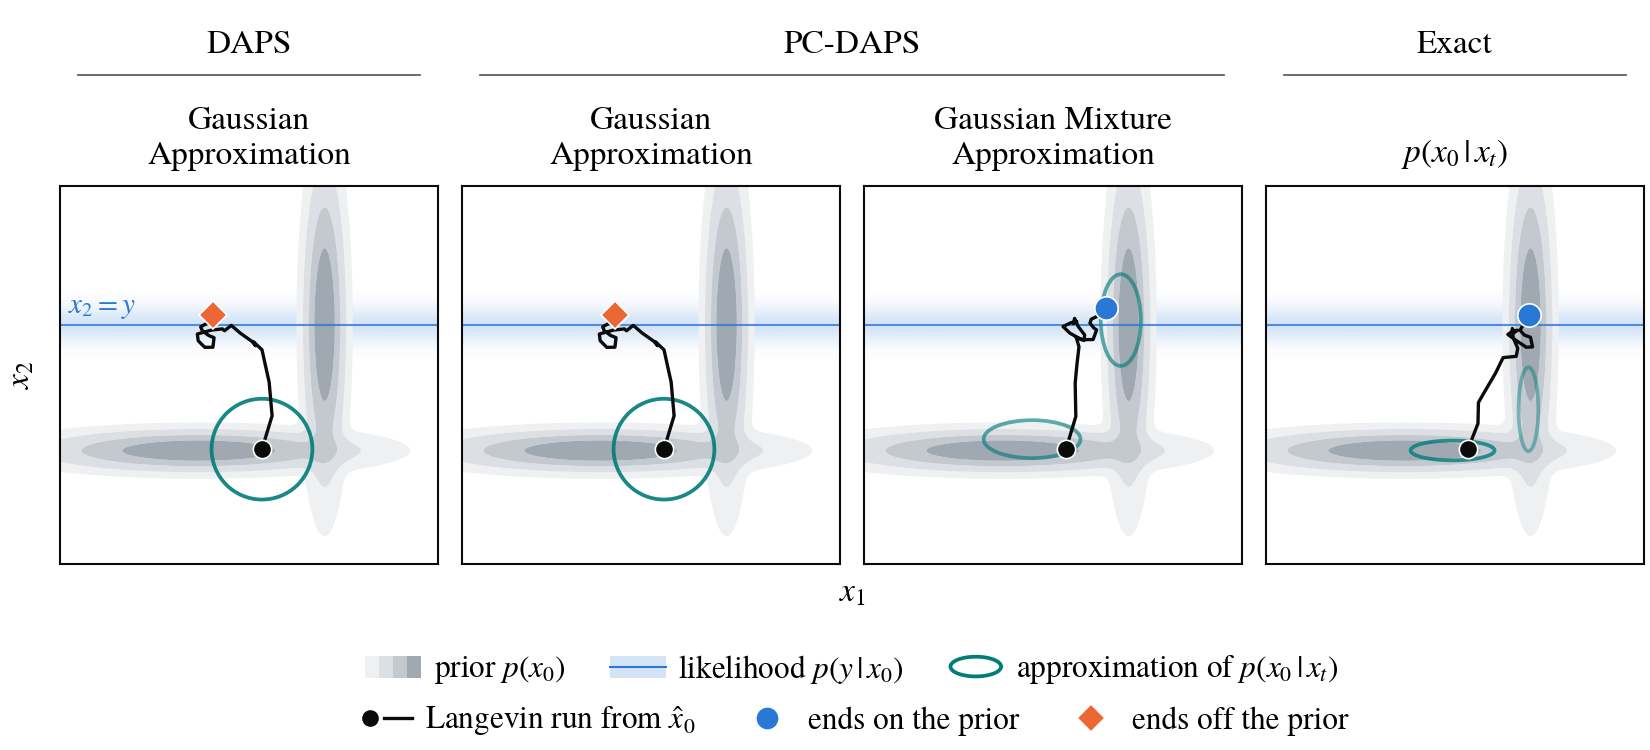

Recreate this plot in Python.
"""
Toy illustration of the PC-DAPS paper (App. A.3, Fig. 4): the Gaussian-mixture approximation of p(x0 | x_t) keeps the
Langevin refinement on prior-supported modes.

One Langevin run at a single annealing level (sigma = 0.4) for an L-shaped two-component GMM prior in R^2 (a horizontal
bar at (-1, 0) and a vertical bar at (0, 1)), with the measurement y = x2 + n. The same particle, start (its PF-ODE
estimate x0hat), Langevin noise and step size are used under four approximations of p(x0 | x_t):

    DAPS      Gaussian approximation N(x0hat, sigma^2 I)
    PC-DAPS   with the Gaussian approximation: each bag particle keeps its own N(x0hat_k, sigma^2 I), so the run is
              the DAPS one
    PC-DAPS   Gaussian mixture from a bag of K = 4 particles: clusters of their x0hat, cluster mean and diagonal
              variance of Tweedie draws D(x0hat_k + sigma eps; sigma), weights |C| / K (Eqs. 11-12)
    Exact     p(x0 | x_t), itself a two-component GMM for a GMM prior

The Gaussian approximations end on the measurement line but off the prior (a hallucination); the mixture and the exact
p(x0 | x_t) end on the vertical bar. Drawn like the paper's figure: prior (gray levels), likelihood (blue band),
1-sigma ellipses of the approximation (teal) and the run from x0hat, smoothed along time.

    python toy/gmm_langevin.py --output toy/gmm_langevin.png
"""
import argparse
import math
from pathlib import Path

import numpy as np

# prior: horizontal bar at (-1, 0) and vertical bar at (0, 1), axis-aligned so a diagonal covariance can fit them
W = np.array([0.5, 0.5])
MU = np.array([[-1.0, 0.0], [0.0, 1.0]])
LONG, THIN = 0.6, 0.08
VAR = np.array([[LONG ** 2, THIN ** 2], [THIN ** 2, LONG ** 2]])

SIGMA = 0.4                     
Y, SIGMA_Y = 1.0, 0.1           
TAU = math.sqrt(2) * SIGMA_Y     
N_STEPS = 200
N_DRAWS = 8                     
X_T = np.array([-0.45, 0.03])    
BAG_OTHERS = np.array([[-1.15, -0.05], [0.04, 0.85], [-0.03, 1.25]])  
N_SEEDS = 200                    
EXTENT = (-2.1, 0.9, -0.9, 2.1)  
SMOOTH, EVERY = 5, 9            

INK, GRAY, BLUE, ORANGE, TEAL = '#0b0b0b', '#52514e', '#2a78d6', '#eb6834', '#007c7a'
PRIOR_LEVELS = [0.02, 0.1, 0.3, 0.6, 1.01]                   # prior density relative to its maximum
PRIOR_COLORS = ['#eef0f2', '#dce0e4', '#c3c9cf', '#a0a8b1']  # light -> dark, one colour per level band
LIK_ALPHA = 0.2
PANELS = [('daps', 'DAPS', 'Gaussian\nApproximation'), ('pc_gauss', 'PC-DAPS', 'Gaussian\nApproximation'),
          ('bag', 'PC-DAPS', 'Gaussian Mixture\nApproximation'), ('exact', 'Exact', r'$p(x_0\,|\,x_t)$')]


def softmax(z):
    z = z - z.max(-1, keepdims=True)
    e = np.exp(z)
    return e / e.sum(-1, keepdims=True)


def log_comp(x, w, mu, var):
    """log w_k N(x; mu_k, diag var_k) for x [..., 2] -> [..., K]."""
    d = x[..., None, :] - mu
    return np.log(w) - 0.5 * (d ** 2 / var).sum(-1) - 0.5 * np.log(2 * np.pi * var).sum(-1)


def gmm_score(x, w, mu, var):
    r = softmax(log_comp(x, w, mu, var))
    return (r[..., None] * (mu - x[..., None, :]) / var).sum(-2)


def denoise(x, s):
    """Exact Tweedie denoiser of the prior at noise level s."""
    return x + s ** 2 * gmm_score(x, W, MU, VAR + s ** 2)


def pf_ode(x, s, s_min=0.01, n=100):
    """x0hat: probability-flow ODE from level s to s_min (Heun, geometric sigma grid)."""
    sig = np.geomspace(s, s_min, n + 1)
    for a, b in zip(sig[:-1], sig[1:]):
        d = (x - denoise(x, a)) / a
        xe = x + (b - a) * d
        x = x + (b - a) * 0.5 * (d + (xe - denoise(xe, b)) / b)
    return x


def exact_posterior(x_t, s):
    """p(x0 | x_t) for the GMM prior: components (w', mu', var')."""
    v = 1 / (1 / VAR + 1 / s ** 2)
    mu = v * (MU / VAR + x_t / s ** 2)
    return softmax(log_comp(x_t, W, MU, VAR + s ** 2)), mu, v


def bag_mixture(bag_xt, s, rng):
    """Mixture from the bag: Tweedie draws around each x0hat, clusters of x0hat (the nearest prior branch, unambiguous
    here), cluster mean and floored diagonal variance of its draws, weights |C| / K."""
    x0hat = np.stack([pf_ode(x, s) for x in bag_xt])
    draws = np.stack([denoise(x0hat + s * rng.standard_normal(x0hat.shape), s) for _ in range(N_DRAWS)], 1)
    labels = log_comp(x0hat, W, MU, VAR).argmax(-1)
    w, mu, var = [], [], []
    for m in np.unique(labels):
        pts = draws[labels == m].reshape(-1, 2)
        v = np.maximum(pts.var(0), max(1e-2 * pts.var(0).mean(), 1e-4))
        w.append((labels == m).sum() / len(bag_xt))
        mu.append(pts.mean(0))
        var.append(v)
    return np.array(w), np.array(mu), np.array(var)


def lik_grad(x):
    return np.stack([np.zeros_like(x[..., 1]), -2 * (x[..., 1] - Y) / TAU ** 2], -1)


def langevin(x0, approx, eta, noise):
    x, path = x0.copy(), [x0.copy()]
    for e in noise:
        x = x + eta * (gmm_score(x, *approx) + lik_grad(x)) + math.sqrt(2 * eta) * e
        path.append(x.copy())
    return np.array(path)


def prior_density(x):
    return np.exp(log_comp(x, W, MU, VAR)).sum(-1)


PRIOR_MAX = prior_density(np.stack(np.meshgrid(np.linspace(-2.5, 1.5, 401), np.linspace(-1, 2.5, 351)), -1)).max()


def on_prior(x, thresh=1e-2):
    """Prior density at x above thresh times its maximum."""
    return prior_density(x) / PRIOR_MAX > thresh


def smooth_path(p):
    """The run smoothed along time and thinned to every EVERY-th step (plus the last); the start is kept exactly."""
    from scipy.ndimage import gaussian_filter1d
    q = gaussian_filter1d(p, SMOOTH, axis=0, mode='nearest')
    ramp = np.clip(1 - np.arange(len(p)) / (3 * SMOOTH), 0, 1)[:, None]
    q = q + ramp * (p[0] - q[0])
    return np.vstack([q[::EVERY], q[-1:]]) if (len(q) - 1) % EVERY else q[::EVERY]


def compute():
    rng = np.random.default_rng(0)
    x0hat = pf_ode(X_T, SIGMA)
    approx = {'daps': (np.array([1.0]), x0hat[None], np.full((1, 2), SIGMA ** 2)),
              'bag': bag_mixture(np.vstack([X_T, BAG_OTHERS]), SIGMA, rng),
              'exact': exact_posterior(X_T, SIGMA)}
    approx['pc_gauss'] = approx['daps']                  # each particle keeps its own DAPS Gaussian
    min_var = min(v.min() for _, _, v in approx.values())
    eta = 0.1 / (2 / TAU ** 2 + 1 / min_var)            # step size from the stiffest curvature
    noise = rng.standard_normal((N_STEPS, 2))
    paths = {k: langevin(x0hat, a, eta, noise) for k, a in approx.items()}
    ends = {k: np.array([langevin(x0hat, a, eta, np.random.default_rng(1000 + seed).standard_normal((N_STEPS, 2)))[-1]
                         for seed in range(N_SEEDS)]) for k, a in approx.items()}
    return dict(x0hat=x0hat, approx=approx, eta=eta, paths=paths, ends=ends)


def plot_figure(d, output):
    import matplotlib
    matplotlib.use('Agg')
    import matplotlib.pyplot as plt
    from matplotlib.colors import to_rgb
    from matplotlib.legend_handler import HandlerPatch, HandlerTuple
    from matplotlib.lines import Line2D
    from matplotlib.patches import Ellipse, Rectangle

    plt.rcParams.update({
        'font.family': 'serif', 'font.serif': ['TeX Gyre Termes', 'Nimbus Roman', 'STIXGeneral'],
        'mathtext.fontset': 'stix', 'font.size': 8, 'legend.frameon': False,
        'figure.facecolor': 'white', 'savefig.facecolor': 'white',
    })
    x0, x1, y0, y1 = EXTENT
    side, gap, left, bottom = 1.26, 0.08, 0.2, 0.62             # inches
    fig_w, fig_h = 5.5, bottom + side + 0.62
    fig = plt.figure(figsize=(fig_w, fig_h))
    gx, gy = np.linspace(x0, x1, 681), np.linspace(y0, y1, 601)
    dens = prior_density(np.stack(np.meshgrid(gx, gy), -1))
    lik = np.zeros((len(gy), 1, 4))
    lik[..., :3] = to_rgb(BLUE)
    lik[:, 0, 3] = LIK_ALPHA * np.exp(-(gy - Y) ** 2 / TAU ** 2)
    start = dict(marker='o', color=INK, mec='white', mew=0.4, ms=4.4, ls='')
    good = dict(marker='o', color=BLUE, mec='white', mew=0.4, ms=5.6, ls='')
    bad = dict(marker='D', color=ORANGE, mec='white', mew=0.4, ms=4.8, ls='')

    axes = []
    for i, (key, method, title) in enumerate(PANELS):
        ax = fig.add_axes([(left + i * (side + gap)) / fig_w, bottom / fig_h, side / fig_w, side / fig_h])
        axes.append(ax)
        ax.contourf(gx, gy, dens / dens.max(), levels=PRIOR_LEVELS, colors=PRIOR_COLORS, antialiased=True)
        ax.imshow(lik, extent=EXTENT, origin='lower', aspect='auto', interpolation='bilinear')
        ax.axhline(Y, color=BLUE, lw=0.5, alpha=0.8)
        for wk, m, v in zip(*d['approx'][key]):
            ax.add_patch(Ellipse(m, 2 * math.sqrt(v[0]), 2 * math.sqrt(v[1]), fill=False, ec=TEAL, lw=0.9,
                                 alpha=0.9 * max(float(wk), 0.25) ** 0.5))
        p = smooth_path(d['paths'][key])
        ax.plot(p[:, 0], p[:, 1], color=INK, lw=0.8, solid_joinstyle='round')
        ax.plot(*p[0], **start)
        ax.plot(*p[-1], **(good if on_prior(p[-1]) else bad))
        ax.set_xlim(x0, x1)
        ax.set_ylim(y0, y1)
        ax.set_xticks([])
        ax.set_yticks([])
        for s in ax.spines.values():
            s.set_linewidth(0.5)
            s.set_color(INK)
        ax.text(0.5, 1.04, title, transform=ax.transAxes, ha='center', va='bottom', fontsize=8, linespacing=1.25)
    axes[0].text(x0 + 0.06, Y + 0.03, r'$x_2 = y$', color=BLUE, fontsize=7, ha='left', va='bottom')

    groups = {}                                                  # method names over their panels, each with a rule
    for i, (_, method, _) in enumerate(PANELS):
        groups.setdefault(method, []).append(i)
    top = (bottom + side + 0.37) / fig_h
    for method, idx in groups.items():
        l_in, r_in = left + idx[0] * (side + gap) + 0.06, left + idx[-1] * (side + gap) + side - 0.06
        fig.text((l_in + r_in) / 2 / fig_w, top + 0.02, method, ha='center', va='bottom', fontsize=8)
        fig.add_artist(Line2D([l_in / fig_w, r_in / fig_w], [top, top], color=GRAY, lw=0.4))

    total = 4 * side + 3 * gap
    fig.text((left + total / 2) / fig_w, (bottom - 0.05) / fig_h, r'$x_1$', ha='center', va='top', fontsize=8)
    fig.text((left - 0.08) / fig_w, (bottom + side / 2) / fig_h, r'$x_2$', ha='right', va='center', rotation=90,
             fontsize=8)

    def ellipse_glyph(legend, orig_handle, xdescent, ydescent, width, height, fontsize):
        return Ellipse((width / 2 - xdescent, height / 2 - ydescent), width * 0.9, height * 0.9, fill=False, ec=TEAL,
                       lw=0.9)

    swatch = tuple(Rectangle((0, 0), 1, 1, fc=c, ec='none') for c in PRIOR_COLORS)
    band = (Rectangle((0, 0), 1, 1, fc=BLUE, alpha=LIK_ALPHA, ec='none'), Line2D([], [], color=BLUE, lw=0.5))
    run = (Line2D([], [], **start), Line2D([], [], color=INK, lw=0.8))
    rows = [([swatch, band, Ellipse((0, 0), 1, 1, fill=False, ec=TEAL, lw=0.9)],
             [r'prior $p(x_0)$', r'likelihood $p(y\,|\,x_0)$', r'approximation of $p(x_0\,|\,x_t)$']),
            ([run, Line2D([], [], **good), Line2D([], [], **bad)],
             [r'Langevin run from $\hat{x}_0$', 'ends on the prior', 'ends off the prior'])]
    handler_map = {swatch: HandlerTuple(ndivide=None, pad=0), band: HandlerTuple(ndivide=1),   # band: line over it
                   run: HandlerTuple(ndivide=None, pad=0), Ellipse: HandlerPatch(patch_func=ellipse_glyph)}
    for r, (handles, labels) in enumerate(rows):
        fig.legend(handles, labels, loc='lower center', ncols=3, bbox_to_anchor=(0.5 * (2 * left + total) / fig_w,
                   (0.17 - 0.17 * r) / fig_h), fontsize=7.5, handler_map=handler_map, handlelength=1.8,
                   handletextpad=0.4, columnspacing=1.4, borderaxespad=0)
    fig.savefig(output, dpi=300)
    plt.close(fig)


def main():
    parser = argparse.ArgumentParser(description=__doc__, formatter_class=argparse.RawDescriptionHelpFormatter)
    parser.add_argument('--output', default=str(Path(__file__).with_suffix('.png')))
    args = parser.parse_args()

    d = compute()
    print(f"x_t {X_T}  x0hat {np.round(d['x0hat'], 3)}  step size {d['eta']:.3g}  steps {N_STEPS}")
    for key, method, title in PANELS:
        end = smooth_path(d['paths'][key])[-1]
        print(f"{method:8s} {title.replace(chr(10), ' '):31s} end {np.round(end, 3)} "
              f"{'on' if on_prior(end) else 'off'} the prior | {N_SEEDS} noise seeds: "
              f"{on_prior(d['ends'][key]).mean():.0%} end on the prior")
    plot_figure(d, args.output)
    print(f'saved {args.output}')


if __name__ == '__main__':
    main()
